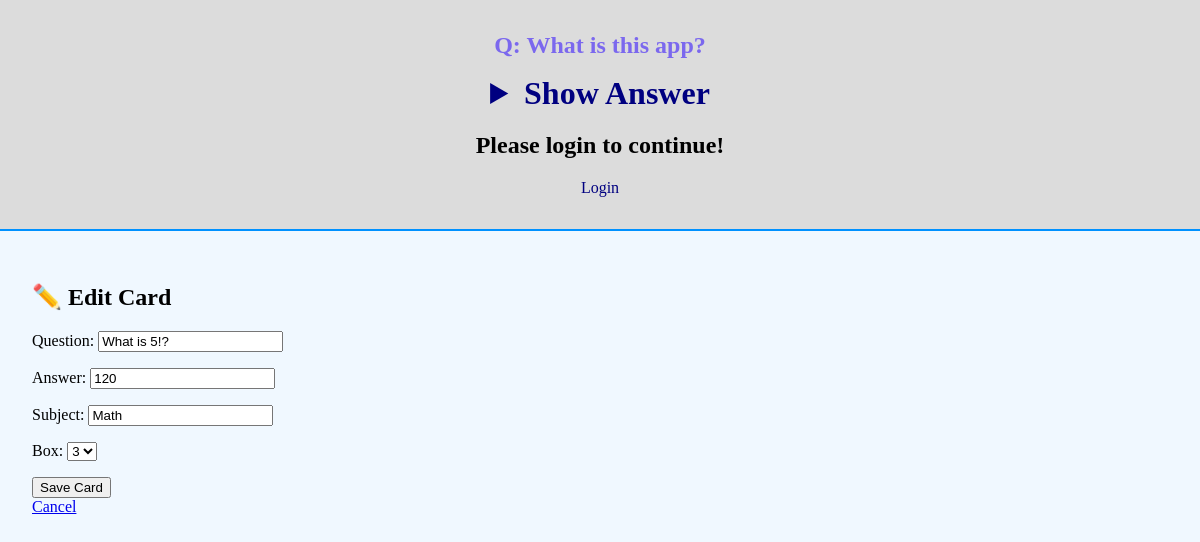
Page /edit/2 on the committed database.
### flashcards/models.py (models this page shows, shortened)
class Card(models.Model):
    question = models.CharField(max_length=100)
    answer = models.CharField(max_length=100)
    subject = models.CharField(max_length=100)
    box = models.IntegerField(
        choices=zip(BOXES, BOXES),
        default=BOXES[0],
    )
    date_created = models.DateTimeField(auto_now_add=True)

### flashcards/views.py (the view)
class CardUpdateView(CardCreateView, UpdateView):
    success_url = reverse_lazy("card-list")

### flashcards/templates/flashcards/card_form.html (shortened to what this page needs)
{% extends "base.html" %}
{% load static %}
{% block content %}
    <div class="card-form">
    {% if card %}
        <h2 class="edit-card">✏️ Edit Card</h2>
    {% else %}
        <h2 class="create-card">✨ Create New Card</h2>
    {% endif %}
    <form method="post">
        {{ form.as_p }}
        <input class="save-button" type="submit" value="Save Card">
    </form>
    <a class="card-list-link" href="{% url 'card-list' %}">
        Cancel
    </a>
    </div>
{% endblock %}

### static/css/styles.css (style rules this page uses)
body { background-color: aliceblue; margin: 0; }
.card-form, .delete-confirm-page { padding: 2rem; }

### rows in the picture
Card: question "What is 5!?", answer "120", subject "Math", box "3"
